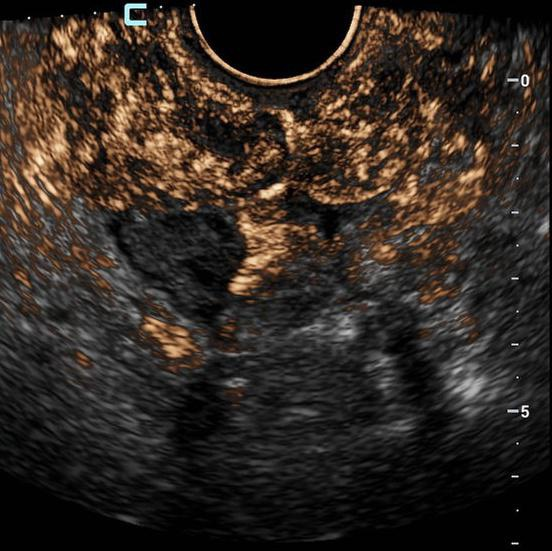
#> input picture dataset/dataset/OTU_CEUS/image/11.JPG, 552 x 551 px
$ python -i calibration_service.py   (imports and definitions only)
#> lines starting #> are read from the running program, lines starting #| are printed output that depends on the picture; after the words box and inside, x2 and y2 are one past the last pixel; in counts of white or black regions, pixels touching at a corner belong together
#> further down, picture is the input picture: shape (551, 552, 3); mean B, G, R 34.4, 40.9, 49.9
"""
Automatic Ultrasound Calibration Service (Phase 1.3).
Extracts physical calibration (mm/pixel) via:
1. DICOM header (PixelSpacing / SequenceOfUltrasoundRegions)
2. Computer vision ruler tick detection on image margin
3. Fallback to default (0.1 mm/px) with uncalibrated flag
"""

from typing import Any

import cv2
import numpy as np

from backend.core.calibration import normalize_pixel_spacing
from backend.services.image_service import extract_dicom_calibration_spacing


def detect_ruler_spacing_from_raster(image_np: np.ndarray) -> tuple[float | None, float]:
    """
    Detects periodic depth ruler tick marks in the image margins (left or right 12% strip).
    Returns (spacing_mm_per_px, confidence) or (None, 0.0).
    """
    if image_np is None or len(image_np.shape) < 2:
        return None, 0.0

    gray = cv2.cvtColor(image_np, cv2.COLOR_BGR2GRAY) if len(image_np.shape) == 3 else image_np
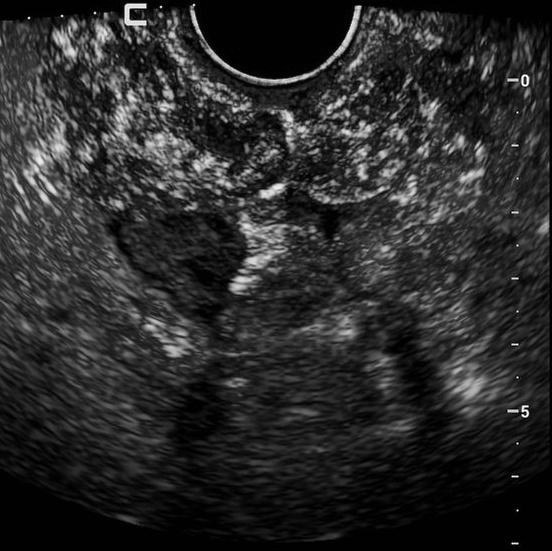
#> gray: shape (551, 552); min 0, max 255, mean 42.8
    h, w = gray.shape[:2]
#> h = 551; w = 552
    if h < 100 or w < 100:
        return None, 0.0

    # Inspect left strip (0 to 12% width) and right strip (88% to 100% width)
    margin_w = max(15, int(w * 0.12))
#> margin_w = 66
    strips = [
        gray[:, :margin_w],
        gray[:, w - margin_w:],
    ]

    best_spacing = None
    best_conf = 0.0

    for strip in strips:
        # Detect bright horizontal tick lines using a horizontal morphological filter
        # e.g., kernel 1x7
        thresh = cv2.adaptiveThreshold(
            strip, 255, cv2.ADAPTIVE_THRESH_GAUSSIAN_C, cv2.THRESH_BINARY, 15, -5
        )
        kernel = cv2.getStructuringElement(cv2.MORPH_RECT, (7, 1))
        ticks = cv2.morphologyEx(thresh, cv2.MORPH_OPEN, kernel)

        # Horizontal projection profile (sum along rows)
        row_energy = np.sum(ticks > 0, axis=1)

        # Find peaks where row energy exceeds threshold
        peak_thresh = max(3, np.percentile(row_energy, 90))
        peaks = np.where(row_energy > peak_thresh)[0]

        if len(peaks) < 5:
            continue

        # Group contiguous peak pixels to single centroid per tick
        tick_centroids = []
        cluster = [peaks[0]]
        for p in peaks[1:]:
            if p == cluster[-1] + 1:
                cluster.append(p)
            else:
                tick_centroids.append(float(np.mean(cluster)))
                cluster = [p]
        if cluster:
            tick_centroids.append(float(np.mean(cluster)))

        if len(tick_centroids) < 5:
            continue

        diffs = np.diff(tick_centroids)
        # Filter reasonable diffs (e.g. between 10px and 120px)
        valid_diffs = diffs[(diffs >= 10) & (diffs <= 120)]
        if len(valid_diffs) < 4:
            continue

        median_delta = float(np.median(valid_diffs))
        std_delta = float(np.std(valid_diffs))

        # Check for regularity: low coefficient of variation
        cv = std_delta / median_delta if median_delta > 0 else 1.0
        if cv < 0.15 and median_delta >= 10:
            # 1 major tick spacing corresponds to 10 mm (1 cm) or 5 mm
            # In typical 500-1000px depth scans, 10mm tick is ~20-80px.
            candidate_spacing = 10.0 / median_delta
            conf = max(0.0, min(1.0, 1.0 - cv * 3.0))
            if conf > best_conf:
                best_spacing = candidate_spacing
                best_conf = conf
#> this loop made 2 passes
#> (peak_thresh, median_delta, std_delta, cv) on pass 1: (9, 20, 10.08, 0.504)
#> (peak_thresh, valid_diffs, median_delta, std_delta, cv) on pass 2: (8, [113.5, 25.5, 11, 18, 17, 29, 25, 10, 35, 10, 74], 25, 30.63, 1.23)
#> pass 1, in detect_ruler_spacing_from_raster, `thresh = cv2.adaptiveThreshold( strip, 255, cv2.ADAPTIVE_THRESH_GAUSSI..`:
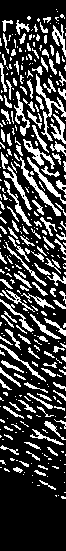
#> thresh: shape (551, 66); 25.5% white in thin lines or dots, all inside (x1, y1, x2, y2) = (0, 9, 66, 499)
#> pass 1, in detect_ruler_spacing_from_raster, `ticks = cv2.morphologyEx(thresh, cv2.MORPH_OPEN, kernel)`:
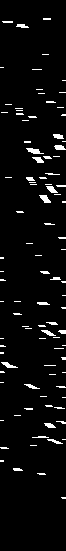
#> ticks: shape (551, 66); 4.1% white in thin lines or dots, all inside (x1, y1, x2, y2) = (0, 18, 66, 499)
#> pass 2, in detect_ruler_spacing_from_raster, `thresh = cv2.adaptiveThreshold( strip, 255, cv2.ADAPTIVE_THRESH_GAUSSI..`:
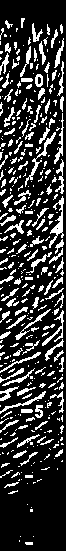
#> thresh: shape (551, 66); 21.5% white in thin lines or dots
#> pass 2, in detect_ruler_spacing_from_raster, `ticks = cv2.morphologyEx(thresh, cv2.MORPH_OPEN, kernel)`:
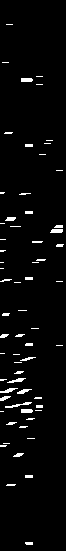
#> ticks: shape (551, 66); 3.2% white in thin lines or dots
#> after the loop, best_conf = 0

    if best_spacing is not None and best_conf >= 0.7:
        try:
            norm_spacing = normalize_pixel_spacing(round(best_spacing, 4))
            return norm_spacing, round(best_conf, 2)
        except Exception:
            return None, 0.0

    return None, 0.0


def get_automatic_calibration(
    file_path: str,
    image_np: np.ndarray | None = None,
) -> dict[str, Any]:
    """
    Returns automated calibration dictionary with source, confidence, and calibrated flag.
    """
    # 1. Try DICOM
    if file_path.lower().endswith(".dcm"):
        dcm_spacing = extract_dicom_calibration_spacing(file_path)
        if dcm_spacing is not None:
            return {
                "pixel_spacing_mm": dcm_spacing,
                "calibrated": True,
                "source": "dicom",
                "confidence": 1.0,
            }

    # 2. Try Ruler Detection from Raster
    if image_np is not None:
        ruler_spacing, conf = detect_ruler_spacing_from_raster(image_np)
        if ruler_spacing is not None and conf >= 0.7:
            return {
                "pixel_spacing_mm": ruler_spacing,
                "calibrated": True,
                "source": "ruler_detection",
                "confidence": conf,
            }

    # 3. Fallback Default (Uncalibrated)
    return {
        "pixel_spacing_mm": 0.1,
        "calibrated": False,
        "source": "default_uncalibrated",
        "confidence": 0.0,
    }

>>> import cv2
>>> picture = cv2.imread('../../dataset/dataset/OTU_CEUS/image/11.JPG')
>>> result = detect_ruler_spacing_from_raster(picture)

$ run again, on dataset/dataset/OTU_CEUS/image/126.JPG
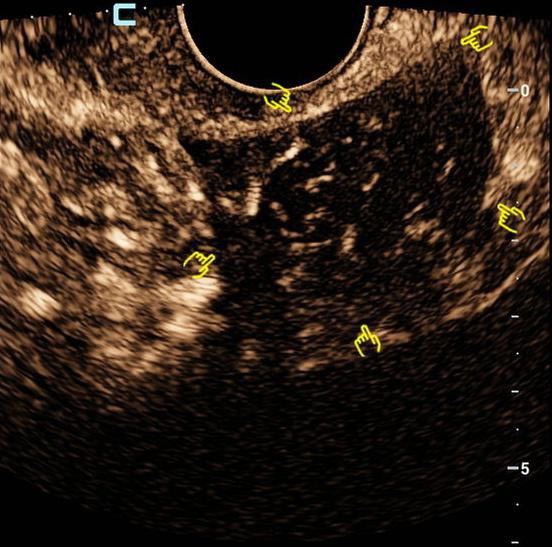
#> input picture dataset/dataset/OTU_CEUS/image/126.JPG, 552 x 547 px
#> picture is the input picture: shape (547, 552, 3); mean B, G, R 23.7, 34.4, 49.1
#> the loop in detect_ruler_spacing_from_raster, `for strip in strips:` made 2 passes
#> (peak_thresh, median_delta, std_delta, cv) on pass 1: (14, 17, 11.92, 0.701)
#> pass 1, in detect_ruler_spacing_from_raster, `thresh = cv2.adaptiveThreshold( strip, 255, cv2.ADAPTIVE_THRESH_GAUSSI..`:
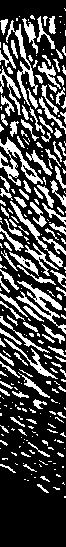
#> thresh: shape (547, 66); 28.4% white; 269 white regions (160 under 20 px), largest, box (x1, y1, x2, y2) and area: (0, 137, 43, 186) 611, (16, 281, 66, 334) 603, (6, 20, 38, 106) 501
#> pass 2, in detect_ruler_spacing_from_raster, `ticks = cv2.morphologyEx(thresh, cv2.MORPH_OPEN, kernel)`:
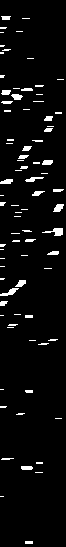
#> ticks: shape (547, 66); 4.4% white; 82 white regions (55 under 20 px), largest, box (x1, y1, x2, y2) and area: (42, 228, 63, 236) 87, (0, 288, 19, 296) 69, (53, 204, 64, 212) 60
#> after the loop in detect_ruler_spacing_from_raster, `for strip in strips:`: best_conf = 0

$ run again, on dataset/dataset/OTU_CEUS/image/137.JPG
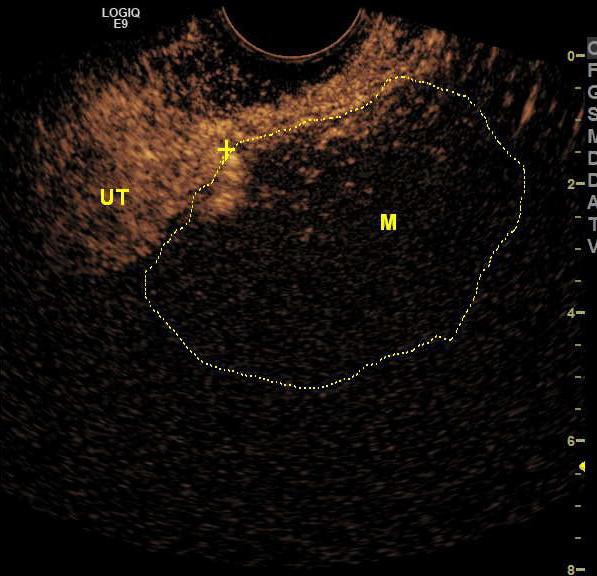
#> input picture dataset/dataset/OTU_CEUS/image/137.JPG, 597 x 576 px
#> picture is the input picture: shape (576, 597, 3); mean B, G, R 12.5, 15.8, 22.6
#> the loop in detect_ruler_spacing_from_raster, `for strip in strips:` made 2 passes
#> (peak_thresh, median_delta, std_delta, cv) on passes 1 to 2: (3, 18, 7.97, 0.443), (8, 21.5, 26.77, 1.25)
#> pass 1, in detect_ruler_spacing_from_raster, `thresh = cv2.adaptiveThreshold( strip, 255, cv2.ADAPTIVE_THRESH_GAUSSI..`:
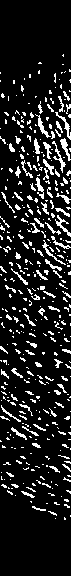
#> thresh: shape (576, 71); 12.5% white in thin lines or dots, all inside (x1, y1, x2, y2) = (0, 54, 71, 520)
#> pass 2, in detect_ruler_spacing_from_raster, `ticks = cv2.morphologyEx(thresh, cv2.MORPH_OPEN, kernel)`:
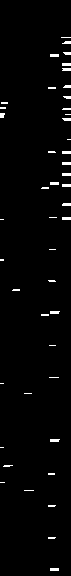
#> ticks: shape (576, 71); 1.9% white; 46 white regions (27 under 20 px), largest, box (x1, y1, x2, y2) and area: (50, 311, 60, 314) 28, (50, 439, 60, 442) 28, (50, 54, 59, 57) 27
#> after the loop in detect_ruler_spacing_from_raster, `for strip in strips:`: best_conf = 0

$ run again, on dataset/dataset/OTU_CEUS/image/147.JPG
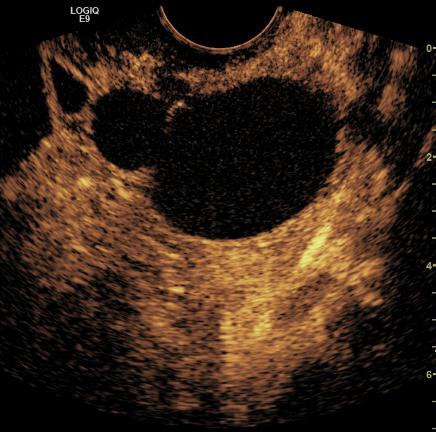
#> input picture dataset/dataset/OTU_CEUS/image/147.JPG, 436 x 432 px
#> picture is the input picture: shape (432, 436, 3); mean B, G, R 24, 36.9, 56.4
#> in detect_ruler_spacing_from_raster, `gray = cv2.cvtColor(image_np, cv2.COLOR_BGR2GRAY) if len(image_np.shap..`:
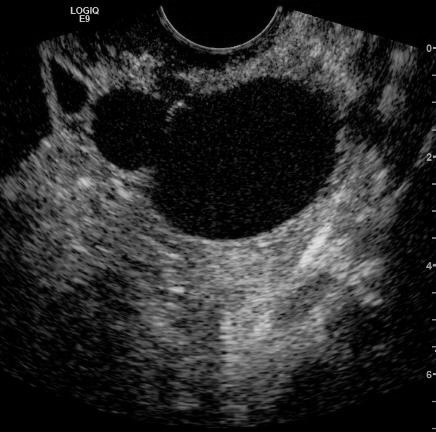
#> gray: shape (432, 436); min 0, max 239, mean 41.3
#> the loop in detect_ruler_spacing_from_raster, `for strip in strips:` made 2 passes
#> (peak_thresh, valid_diffs, median_delta, std_delta, cv) on passes 1 to 2: (7, [65, 15, 10, 25, 16.5, 10.5, 16, 11, 17, 25, 10], 16, 15.1, 0.944), (4, [16, 28, 24, 21, 21.5, 12, 17, 23.5, 64, 41.5, 14.5], 21.5, 14.31, 0.666)
#> pass 2, in detect_ruler_spacing_from_raster, `ticks = cv2.morphologyEx(thresh, cv2.MORPH_OPEN, kernel)`:
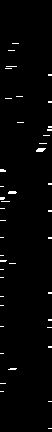
#> ticks: shape (432, 52); 1.6% white in thin lines or dots, all inside (x1, y1, x2, y2) = (0, 43, 52, 429)
#> after the loop in detect_ruler_spacing_from_raster, `for strip in strips:`: best_conf = 0
